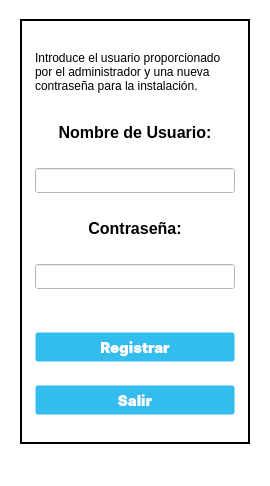
<?xml version="1.0" encoding="UTF-8"?>
<ui version="4.0">
 <class>SetupWindow</class>
 <widget class="QMainWindow" name="SetupWindow">
  <property name="geometry">
   <rect>
    <x>0</x>
    <y>0</y>
    <width>270</width>
    <height>486</height>
   </rect>
  </property>
  <property name="minimumSize">
   <size>
    <width>270</width>
    <height>450</height>
   </size>
  </property>
  <property name="maximumSize">
   <size>
    <width>270</width>
    <height>486</height>
   </size>
  </property>
  <property name="windowTitle">
   <string>Instalación</string>
  </property>
  <property name="windowIcon">
   <iconset>
    <normaloff>//nas01/DATOS/Comunes/EIPSA-ERP/Resources/Iconos/icon.ico</normaloff>//nas01/DATOS/Comunes/EIPSA-ERP/Resources/Iconos/icon.ico</iconset>
  </property>
  <property name="styleSheet">
   <string notr="true">QWidget {
background-color: rgb(255, 255, 255);
}

.QFrame {
	border: 2px solid black;
}

QPushButton {
background-color: #33bdef;
  border: 1px solid transparent;
  border-radius: 3px;
  color: #fff;
  font-family: -apple-system,system-ui,&quot;Segoe UI&quot;,&quot;Liberation Sans&quot;,sans-serif;
  font-size: 15px;
  font-weight: 800;
  line-height: 1.15385;
  margin: 0;
  outline: none;
  padding: 0px .8em;
  text-align: center;
  text-decoration: none;
  vertical-align: baseline;
  white-space: nowrap;
}

QPushButton:hover {
	background-color: #019ad2;
	border-color: rgb(0, 0, 0);
}

QPushButton:pressed {
	background-color: rgb(1, 140, 190);
	border-color: rgb(255, 255, 255);
}</string>
  </property>
  <widget class="QWidget" name="centralwidget">
   <layout class="QGridLayout" name="gridLayout_2">
    <item row="0" column="0">
     <widget class="QFrame" name="frame">
      <property name="minimumSize">
       <size>
        <width>230</width>
        <height>425</height>
       </size>
      </property>
      <property name="maximumSize">
       <size>
        <width>230</width>
        <height>425</height>
       </size>
      </property>
      <property name="styleSheet">
       <string notr="true"/>
      </property>
      <property name="frameShape">
       <enum>QFrame::Box</enum>
      </property>
      <property name="frameShadow">
       <enum>QFrame::Raised</enum>
      </property>
      <layout class="QGridLayout" name="gridLayout">
       <item row="0" column="0" rowspan="2" colspan="2">
        <layout class="QVBoxLayout" name="verticalLayout">
         <property name="spacing">
          <number>6</number>
         </property>
         <property name="sizeConstraint">
          <enum>QLayout::SetDefaultConstraint</enum>
         </property>
         <property name="leftMargin">
          <number>4</number>
         </property>
         <property name="rightMargin">
          <number>0</number>
         </property>
         <item>
          <widget class="QLabel" name="labelText">
           <property name="minimumSize">
            <size>
             <width>0</width>
             <height>50</height>
            </size>
           </property>
           <property name="maximumSize">
            <size>
             <width>16777215</width>
             <height>50</height>
            </size>
           </property>
           <property name="text">
            <string>Introduce el usuario proporcionado por el administrador y una nueva contraseña para la instalación.</string>
           </property>
           <property name="wordWrap">
            <bool>true</bool>
           </property>
          </widget>
         </item>
         <item>
          <widget class="QLabel" name="label_username_regdb">
           <property name="enabled">
            <bool>true</bool>
           </property>
           <property name="sizePolicy">
            <sizepolicy hsizetype="Maximum" vsizetype="Maximum">
             <horstretch>0</horstretch>
             <verstretch>0</verstretch>
            </sizepolicy>
           </property>
           <property name="minimumSize">
            <size>
             <width>200</width>
             <height>25</height>
            </size>
           </property>
           <property name="maximumSize">
            <size>
             <width>200</width>
             <height>25</height>
            </size>
           </property>
           <property name="font">
            <font>
             <pointsize>12</pointsize>
             <bold>true</bold>
            </font>
           </property>
           <property name="text">
            <string>Nombre de Usuario:</string>
           </property>
           <property name="alignment">
            <set>Qt::AlignCenter</set>
           </property>
          </widget>
         </item>
         <item>
          <widget class="QLineEdit" name="username_regdb">
           <property name="enabled">
            <bool>true</bool>
           </property>
           <property name="sizePolicy">
            <sizepolicy hsizetype="Maximum" vsizetype="Fixed">
             <horstretch>0</horstretch>
             <verstretch>0</verstretch>
            </sizepolicy>
           </property>
           <property name="minimumSize">
            <size>
             <width>200</width>
             <height>25</height>
            </size>
           </property>
           <property name="maximumSize">
            <size>
             <width>200</width>
             <height>25</height>
            </size>
           </property>
           <property name="font">
            <font>
             <pointsize>10</pointsize>
            </font>
           </property>
           <property name="alignment">
            <set>Qt::AlignCenter</set>
           </property>
          </widget>
         </item>
         <item>
          <widget class="QLabel" name="label_password_regdb">
           <property name="enabled">
            <bool>true</bool>
           </property>
           <property name="sizePolicy">
            <sizepolicy hsizetype="Maximum" vsizetype="Maximum">
             <horstretch>0</horstretch>
             <verstretch>0</verstretch>
            </sizepolicy>
           </property>
           <property name="minimumSize">
            <size>
             <width>200</width>
             <height>25</height>
            </size>
           </property>
           <property name="maximumSize">
            <size>
             <width>200</width>
             <height>25</height>
            </size>
           </property>
           <property name="font">
            <font>
             <pointsize>12</pointsize>
             <bold>true</bold>
            </font>
           </property>
           <property name="layoutDirection">
            <enum>Qt::LeftToRight</enum>
           </property>
           <property name="text">
            <string>Contraseña:</string>
           </property>
           <property name="alignment">
            <set>Qt::AlignCenter</set>
           </property>
          </widget>
         </item>
         <item>
          <widget class="QLineEdit" name="password_regdb">
           <property name="enabled">
            <bool>true</bool>
           </property>
           <property name="sizePolicy">
            <sizepolicy hsizetype="Maximum" vsizetype="Maximum">
             <horstretch>0</horstretch>
             <verstretch>0</verstretch>
            </sizepolicy>
           </property>
           <property name="minimumSize">
            <size>
             <width>200</width>
             <height>25</height>
            </size>
           </property>
           <property name="maximumSize">
            <size>
             <width>200</width>
             <height>25</height>
            </size>
           </property>
           <property name="font">
            <font>
             <pointsize>10</pointsize>
            </font>
           </property>
           <property name="echoMode">
            <enum>QLineEdit::Password</enum>
           </property>
           <property name="alignment">
            <set>Qt::AlignCenter</set>
           </property>
          </widget>
         </item>
         <item>
          <spacer name="vSpacer4">
           <property name="enabled">
            <bool>true</bool>
           </property>
           <property name="sizePolicy">
            <sizepolicy hsizetype="Minimum" vsizetype="Fixed">
             <horstretch>0</horstretch>
             <verstretch>0</verstretch>
            </sizepolicy>
           </property>
           <property name="orientation">
            <enum>Qt::Vertical</enum>
           </property>
           <property name="sizeType">
            <enum>QSizePolicy::Fixed</enum>
           </property>
           <property name="sizeHint" stdset="0">
            <size>
             <width>20</width>
             <height>20</height>
            </size>
           </property>
          </spacer>
         </item>
         <item>
          <widget class="QPushButton" name="accept_regdb">
           <property name="enabled">
            <bool>true</bool>
           </property>
           <property name="sizePolicy">
            <sizepolicy hsizetype="Maximum" vsizetype="Maximum">
             <horstretch>0</horstretch>
             <verstretch>0</verstretch>
            </sizepolicy>
           </property>
           <property name="minimumSize">
            <size>
             <width>200</width>
             <height>30</height>
            </size>
           </property>
           <property name="maximumSize">
            <size>
             <width>200</width>
             <height>30</height>
            </size>
           </property>
           <property name="font">
            <font>
             <family>-apple-system</family>
             <pointsize>-1</pointsize>
             <bold>true</bold>
             <underline>false</underline>
             <strikeout>false</strikeout>
            </font>
           </property>
           <property name="styleSheet">
            <string notr="true">QPushButton:focus{
background-color: #019ad2;
border-color: rgb(0, 0, 0);
}</string>
           </property>
           <property name="text">
            <string>Registrar</string>
           </property>
           <property name="autoDefault">
            <bool>true</bool>
           </property>
          </widget>
         </item>
         <item>
          <widget class="QPushButton" name="exit_regdb">
           <property name="enabled">
            <bool>true</bool>
           </property>
           <property name="sizePolicy">
            <sizepolicy hsizetype="Maximum" vsizetype="Maximum">
             <horstretch>0</horstretch>
             <verstretch>0</verstretch>
            </sizepolicy>
           </property>
           <property name="minimumSize">
            <size>
             <width>200</width>
             <height>30</height>
            </size>
           </property>
           <property name="maximumSize">
            <size>
             <width>200</width>
             <height>30</height>
            </size>
           </property>
           <property name="font">
            <font>
             <family>-apple-system</family>
             <pointsize>-1</pointsize>
             <bold>true</bold>
             <underline>false</underline>
             <strikeout>false</strikeout>
            </font>
           </property>
           <property name="styleSheet">
            <string notr="true">QPushButton:focus{
background-color: #019ad2;
border-color: rgb(0, 0, 0);
}</string>
           </property>
           <property name="text">
            <string>Salir</string>
           </property>
           <property name="autoDefault">
            <bool>true</bool>
           </property>
          </widget>
         </item>
        </layout>
       </item>
      </layout>
     </widget>
    </item>
   </layout>
  </widget>
  <widget class="QMenuBar" name="menubar">
   <property name="geometry">
    <rect>
     <x>0</x>
     <y>0</y>
     <width>270</width>
     <height>22</height>
    </rect>
   </property>
  </widget>
  <widget class="QStatusBar" name="statusbar"/>
 </widget>
 <resources/>
 <connections>
  <connection>
   <sender>exit_regdb</sender>
   <signal>clicked()</signal>
   <receiver>SetupWindow</receiver>
   <slot>close()</slot>
   <hints>
    <hint type="sourcelabel">
     <x>172</x>
     <y>523</y>
    </hint>
    <hint type="destinationlabel">
     <x>186</x>
     <y>589</y>
    </hint>
   </hints>
  </connection>
 </connections>
</ui>
